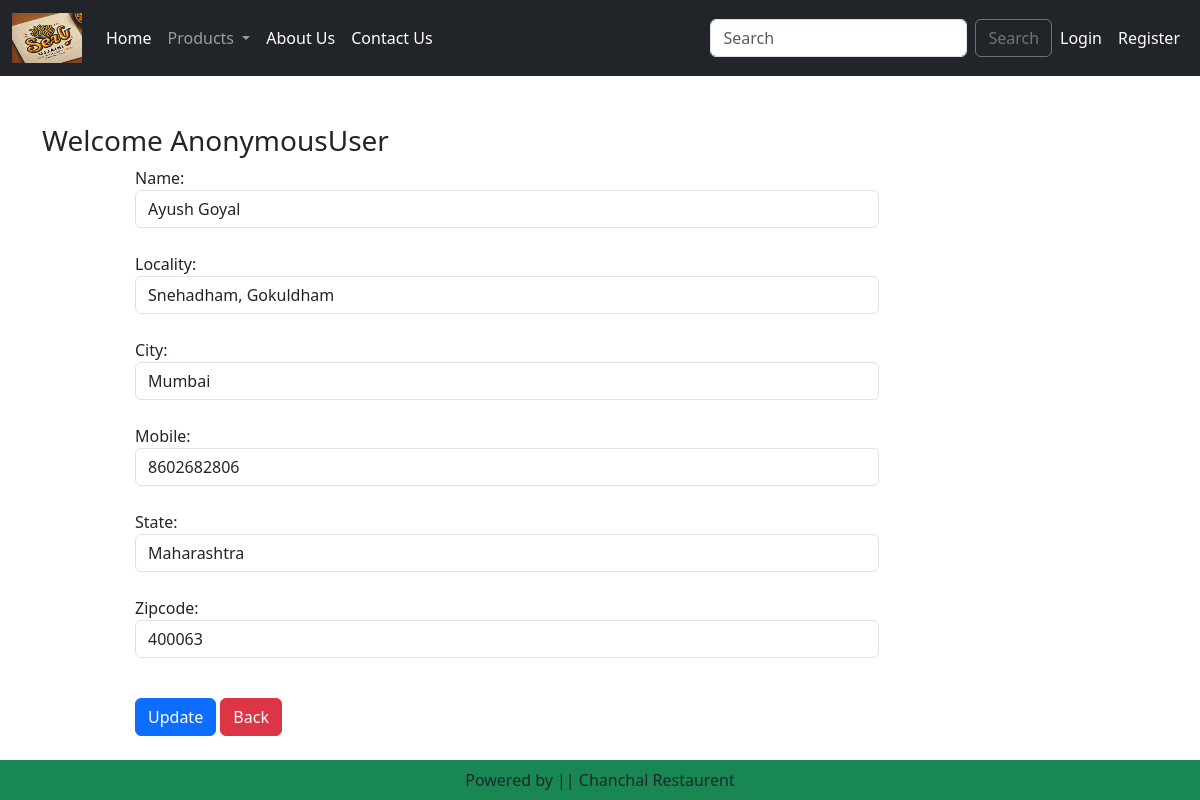
/update_address/1, run on an earlier commit of the app's database.
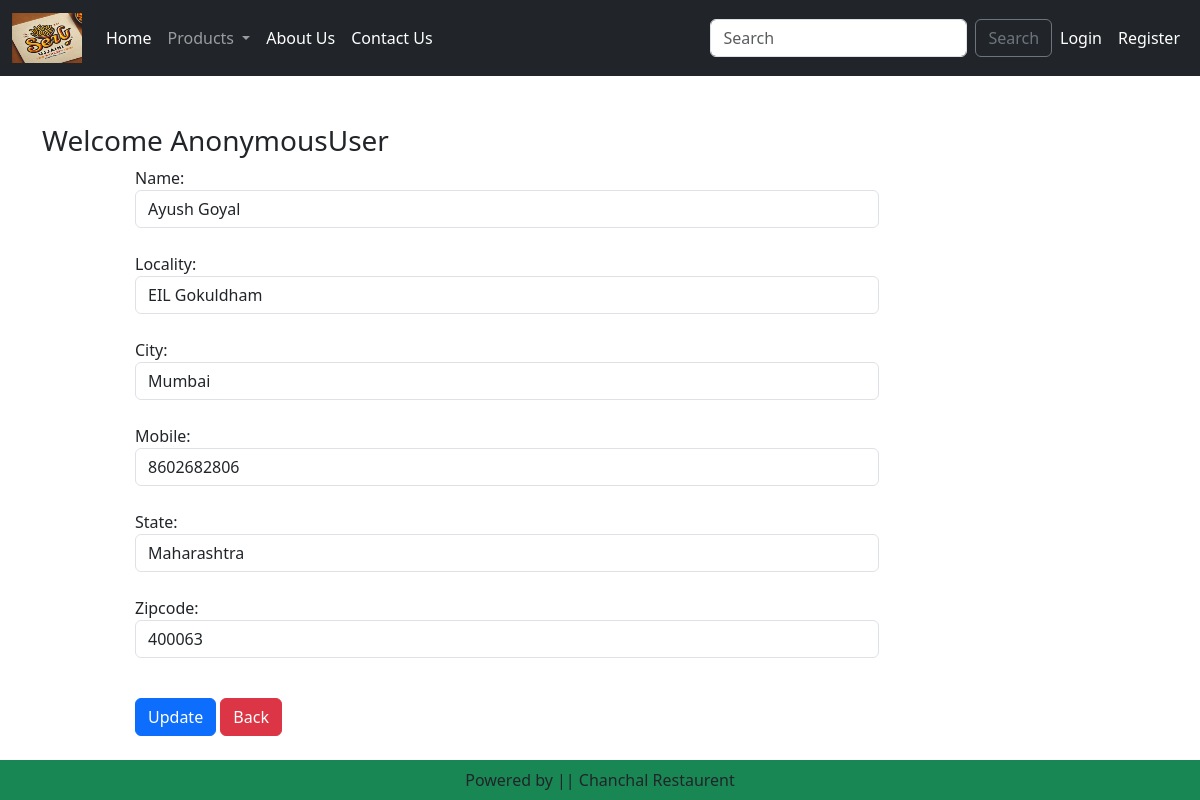
And on a later commit of the database.
### home/models.py (models this page shows, shortened)
class Customer(models.Model):
    user = models.ForeignKey(User, on_delete=models.CASCADE)
    name = models.CharField(max_length=200)
    locality = models.CharField(max_length=200)
    city = models.CharField(max_length=50)
    mobile = models.PositiveIntegerField(default=0)
    zipcode = models.PositiveIntegerField()
    state = models.CharField(choices=STATE_CHOICES, max_length=100)

### home/views.py (the view, shortened to what this page needs)
# urls.py: path('update_address/<int:pk>', views.UpdateAddress.as_view(), name='update_address'),
class UpdateAddress(View):
    def get(self, request, pk):
        add = Customer.objects.get(pk=pk)
        form = CustomerProfileForm(instance=add)
        return render(request, 'home/update_address.html', locals())

### home/forms.py
class CustomerProfileForm(forms.ModelForm):
    class Meta:
        model = Customer
        fields = ['name', 'locality', 'city', 'mobile', 'state', 'zipcode']
        widgets = {
            'name':forms.TextInput(attrs={'class':'form-control'}),
            'locality':forms.TextInput(attrs={'class':'form-control'}),
            'city':forms.TextInput(attrs={'class':'form-control'}),
            'mobile':forms.NumberInput(attrs={'class':'form-control'}),
            'state':forms.Select(attrs={'class':'form-control'}),
            'zipcode':forms.NumberInput(attrs={'class':'form-control'}),
        }

### home/templates/home/update_address.html (shortened to what this page needs)
{% extends 'home/base.html' %}
{% load static %}
{% block main-content %}
<div class="container my-5">
    <div class="row">
        <h3>Welcome <span class="text-capitalize">{{request.user}}</span></h3>
    </div>
    <div class="col-sm-8 offset-sm-1">
        <form action="" method="post">
            {% for fm in form %}
                {{fm.label_tag}} {{fm}}<small class="text-danger">{{fm.errors|striptags}}</small><br>
            {% endfor %}
            <div class="col-12 mt-3">
                <button type="submit" class="btn btn-primary">Update</button>
                <a href="{% url 'address' %}" type="button" class="btn btn-danger">Back</a>
            </div>
        </form>
    </div>
</div>
{% endblock main-content %}

What changed in the data, as far as the page shows it:
changed Customer "Ayush Goyal": locality "Snehadham, Gokuldham" → "EIL Gokuldham"
